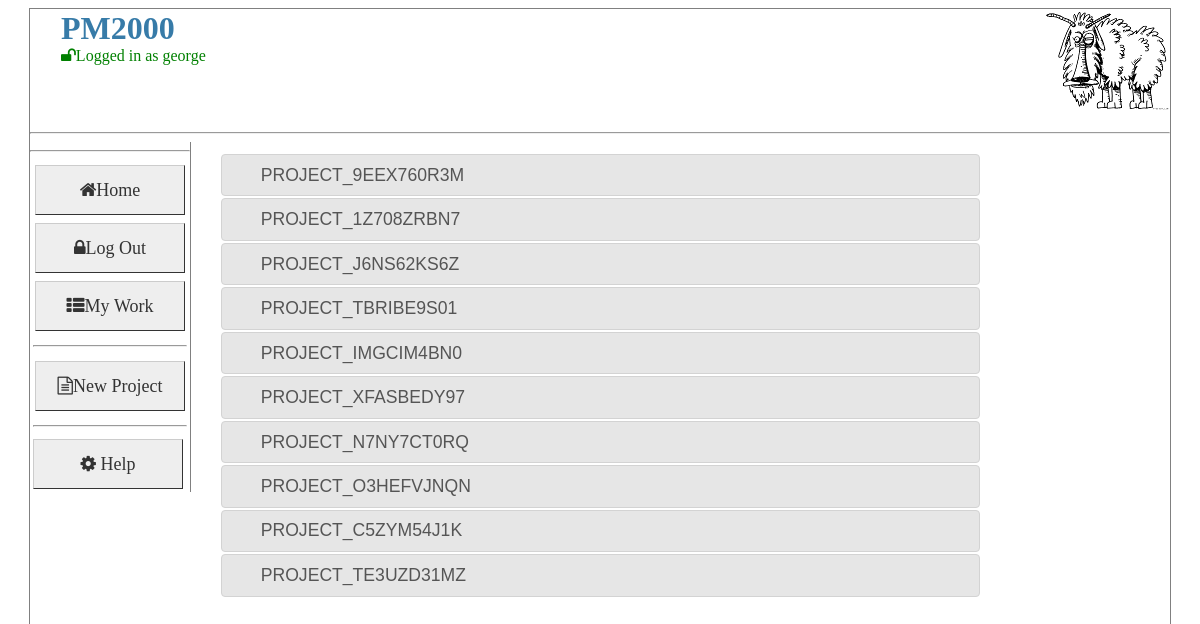
The page / (signed in) on the database as committed earlier.
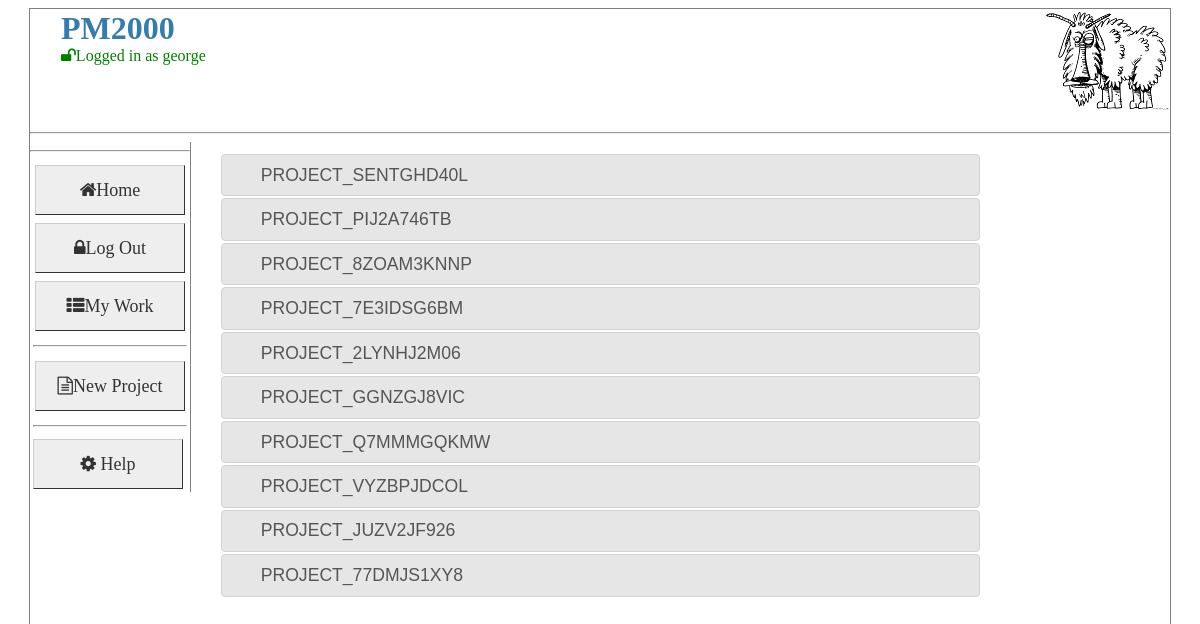
The same page on the database as committed later.
### pm2000/dal/models.py (models this page shows, shortened)
class Actors(UserMixin, Base):
    __tablename__ = "actors"
    id: Mapped[int] = mapped_column(primary_key=True, autoincrement=True)
    name: Mapped[str] = mapped_column(String(250), nullable=False)
    user_name: Mapped[str] = mapped_column(String(250), nullable=False)
    email: Mapped[str] = mapped_column(String(250), nullable=True)
    password: Mapped[str] = mapped_column(String(250), nullable=False)
    role: Mapped[int] = mapped_column(Integer, nullable=False)
    is_verified: Mapped[bool] = mapped_column(Boolean, default=False)
    is_frozen: Mapped[bool] = mapped_column(Boolean, default=False)
    is_hidden: Mapped[bool] = mapped_column(Boolean, default=False)
    parent: Mapped[Projects] = relationship(back_populates="project_owner")
    projects: Mapped[List[Projects]] = relationship(
        "Projects", secondary="project_actors_link",viewonly=True
    )
    tasks:Mapped[List[Tasks]] = relationship("Tasks", secondary="task_actors_link",viewonly=True)
    @staticmethod
    def getActorBy_ID(_id):
        Logger.info("Actors.getActorBy_ID [%s]" % _id)
        actor = ""
        try:
            actor = Actors.query.filter(Actors.id == _id).one()
        except MultipleResultsFound as e:
            Logger.exception("Actors.getActorBy_ID Multiple Results Found")
        except NoResultFound as e:
            Logger.exception("Actors.getActorBy_ID no result")
        return actor

class Projects(Base):
    __tablename__ = "projects"
    id: Mapped[int] = mapped_column(primary_key=True)
    name: Mapped[str] = mapped_column(String(250), nullable=False)
    desc: Mapped[str] = mapped_column(String(1024), nullable=True)
    notes: Mapped[str] = mapped_column(String(1024), nullable=True)
    dateOpened: Mapped[DateTime] = mapped_column(DateTime, nullable=False)
    dateClosed: Mapped[DateTime] = mapped_column(DateTime, nullable=True)
    is_private: Mapped[bool] = mapped_column(Boolean, default=False)
    is_hidden: Mapped[bool] = mapped_column(Boolean, default=False)
    project_owner_id: Mapped[int] = mapped_column(ForeignKey("actors.id"))
    project_owner: Mapped[Actors] = relationship()
    project_tasks_list: Mapped[List[Tasks]] = relationship()
    actors: Mapped[List[Actors]] = relationship(secondary="project_actors_link")

### pm2000/app/pm/main/views.py (the view)
@main.route('/', methods=['GET','POST'])
@login_required
def project_manager():
    try:
        Logger.debug("project_manager")
        help="""
        <b>main Project page</b>
        <ul>
        <li>Log in to do any thing usefull</li>
        </ul>
        """
        projects=Projects.query.all()
        return render_template('pm.html', form_message='', projects=projects,help=help )
    except PmError as e:
        Logger.exception( 'Exception:project_manager [%s]'%e.value)
        flash(SORRY_MESSAGE)
    except :
        Logger.exception( 'Exception:project_manager [unknown]')
        flash(SORRY_MESSAGE)
    return redirect(url_for('.broken'))

### pm2000/app/pm/main/filters.py (called while the page is built)
@main.app_template_filter('strftime')
def _jinja2_filter_datetime(date, fmt=None):
    return date.strftime('%d, %b %Y @ %H:%M')

### pm2000/app/pm/main/views.py (called while the page is built)
@login_manager.user_loader
def load_user(user_id):
    Logger.debug("load_user:%s"%user_id)
    return Actors.getActorBy_ID(user_id)

@main.before_request
def make_session_permanent():
    Logger.debug( "before request")

@main.after_request
def save_data_to_session(response):
    return response

### pm2000/app/pm/templates/pm.html (shortened to what this page needs)
{% extends "layout.html" %}
{% block sidebar %}
    {% if current_user.is_authenticated %}
        <hr>
        <tr><td><a href={{url_for('.newProject')}} class="button"><i class="fa fa-file-text-o">New Project</i></a></td></tr>
    {% endif %}
{% endblock %}
{% block content %}
    <div class=project style="width:80%;">
        <div id="accordion">
         {% for p in projects %}
          <h3>{{ p.name }}</h3>
          {% endfor %}
        </div>
    </div>
{% endblock %}

### pm2000/app/pm/templates/layout.html (shortened to what this page needs)
<html>
<head>
{% if config.USE_LOCAL_JQUERY==True %}
    <link   rel="stylesheet" href="{{ url_for('static', filename='jquery/jquery-ui.css') }}">
{% else %}
    <link rel="stylesheet" href="//code.jquery.com/ui/1.11.4/themes/smoothness/jquery-ui.css">
    <script src="//code.jquery.com/jquery-1.10.2.js"></script>
    <script src="//code.jquery.com/ui/1.11.4/jquery-ui.js"></script>
{% endif %}
<link rel=stylesheet type=text/css   href="{{ url_for('static', filename='style.css') }}">
<link rel="stylesheet" type=text/css href="{{ url_for('static', filename='font-awesome-4.3.0/css/font-awesome.min.css') }}">
</head>
<body onload="init()">
<div class="parent">
    <div class=header>
    <img src="{{ url_for('static', filename=config.TITLE_IMAGE) }}" alt="" align="right" >
    <h1>{{ config.TITLE }}{% block pageTitle %}{% endblock %}</h1>
    {% if current_user.is_authenticated %}
         <font color="green"><i class="fa fa-unlock fa">Logged in as {{current_user.name}} {% if g.role %}With Role:{{g.role}}{% endif %}</i></font></br>
    {% else %}
         <font color="red"><i class="fa fa-lock fa">Not Logged In</i></font></br>
    {% endif %}
    </div>
    <hr>
    <div class="sidebar">
        <table border=0>
                <tr><td><a href={{url_for('.project_manager')}} class="button"><i class="fa fa-home">Home</i></a></td></tr>
            {% if current_user.is_authenticated %}
                <tr><td><a href={{url_for('.logout')}} class="button"><i class="fa fa-lock">Log Out</i></a></td></tr>
                <tr><td><a href={{url_for('.showMyWork')}} class="button"><i class="fa fa-th-list">My Work</i></a></td></tr>
            {% else %}
                <tr><td><a href={{url_for('.login')}} class="button"><i class="fa fa-unlock"> Log In</i></a></td></tr>
            {% endif %}
        <tr><td><hr></td></tr>
       {% block sidebar %} {% endblock %}
        <tr><td><hr></td></tr>
       <tr><td><button  type="button"  id="opener" class="button"> <i class="fa fa-cog" > Help </i></button></td></tr>
       </table>
    </div>
    <div class="content">
        {% block content %}{% endblock %}
   </div>
</div>
</body>
</html>

### pm2000/app/pm/static/style.css (style rules this page uses)
body { background-color:white; }
a, h1, h2 { color: #377BA8; }
a { text-decoration: none; }
h1, h2 { font-family: 'Georgia', serif; margin: 0; }
h1 { font-size: 2em; }
.parent { margin-left: auto; margin-right: auto; width: 95vw; height: 95vh; border: 1px solid gray; }
.header { margin:1px; height: 15%; padding-left:30px; overflow: hidden }
.sidebar { width: 10em; border-right: 1px solid grey; float: left; }
.content { overflow: auto; height:75%; padding-top:10px; padding-bottom:10px; padding-left:30px; }
.sidebar .button { display: table-cell; font: bold 18px Arial; text-decoration: none; background-color: #EEEEEE; color: #333333; padding: 2px 2px 2px 2px; border-top: 1px solid #CCCCCC; border-right: 1px solid #333333; border-bottom: 1px solid #333333; border-left: 1px solid #CCCCCC; width:150px; height:50px; text-align:center; vertical-align: middle; }

Rows that differ between the two databases and show on the page:
changed Projects: name "PROJECT_9EEX760R3M" → "PROJECT_SENTGHD40L"
changed Projects: name "PROJECT_1Z708ZRBN7" → "PROJECT_PIJ2A746TB"
changed Projects: name "PROJECT_J6NS62KS6Z" → "PROJECT_8ZOAM3KNNP"
changed Projects: name "PROJECT_TBRIBE9S01" → "PROJECT_7E3IDSG6BM"
changed Projects: name "PROJECT_IMGCIM4BN0" → "PROJECT_2LYNHJ2M06"
changed Projects: name "PROJECT_XFASBEDY97" → "PROJECT_GGNZGJ8VIC"
changed Projects: name "PROJECT_N7NY7CT0RQ" → "PROJECT_Q7MMMGQKMW"
changed Projects: name "PROJECT_O3HEFVJNQN" → "PROJECT_VYZBPJDCOL"
changed Projects: name "PROJECT_C5ZYM54J1K" → "PROJECT_JUZV2JF926"
changed Projects: name "PROJECT_TE3UZD31MZ" → "PROJECT_77DMJS1XY8"
